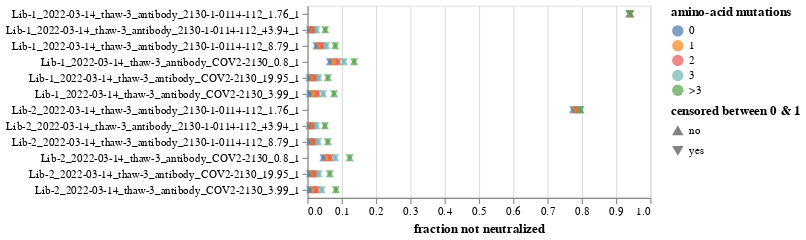

Source (notebook cell):
### Markdown cell above
Now make the plot. 
You can mouseover points for details, use the dropdown to subset samples, click on the legend to show only specific number of amino-acid substitutions or only censored (to [0, 1]) values or raw values.
You should get worried if the censored and uncensored values look dramatically different:

### Code cell
censored_selection = alt.selection_point(
    fields=["censored"],
    bind="legend",
)

n_aa_substitutions_selection = alt.selection_point(
    fields=["n_aa_substitutions"],
    bind="legend",
)

neutralization_chart = (
    alt.Chart(neut_to_plot)
    .encode(
        x=alt.X("fraction not neutralized"),
        y=alt.Y("library_sample", title=None),
        color=alt.Color(
            "n_aa_substitutions:N",
            title="amino-acid mutations",
            scale=alt.Scale(domain=neut_to_plot["n_aa_substitutions"].unique()),
        ),
        shape=alt.Shape(
            "censored:N",
            title="censored between 0 & 1",
            scale=alt.Scale(
                domain=neut_to_plot["censored"].unique(),
                range=["triangle-up", "triangle-down"],
            ),
        ),
        tooltip=[
            alt.Tooltip(c, format=".3g")
            if c.endswith("_count")
            or c.startswith("fraction")
            or c == "antibody_concentration"
            else c
            for c in neut_to_plot.columns
            if "library_sample" not in c
        ],
    )
    .mark_point(filled=True, size=50, opacity=0.7)
    .properties(width=300, height=alt.Step(14))
    .add_params(censored_selection, n_aa_substitutions_selection, *selections)
    .transform_filter(censored_selection)
    .transform_filter(n_aa_substitutions_selection)
    .configure_axis(labelLimit=500)
)
for selection in selections:
    neutralization_chart = neutralization_chart.transform_filter(selection)

neutralization_chart
